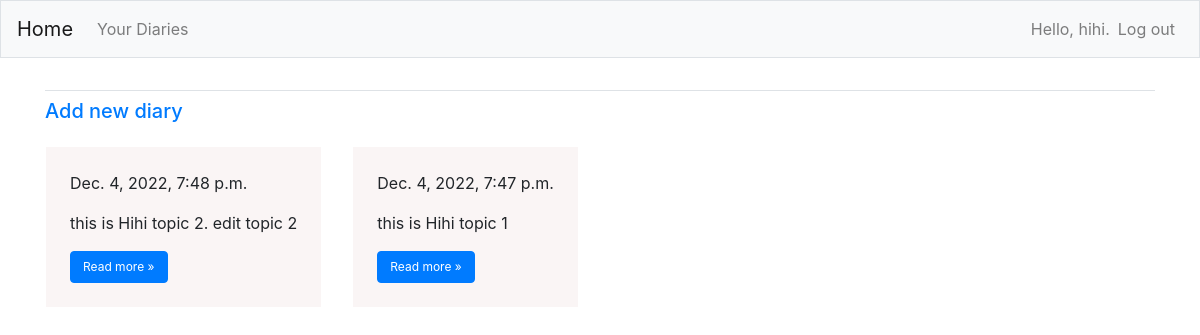
The page /topics/ (signed in) on the database its author committed.
### thingTodo/models.py (models this page shows, shortened)
class Topic(models.Model):
    text = models.TextField()
    date_added = models.DateTimeField(auto_now_add=True)
    owner = models.ForeignKey(User, on_delete=models.CASCADE)

### thingTodo/views.py (the view)
# urls.py: path("topics/", views.topics, name="topics"),
@login_required
def topics(request):
    topics = Topic.objects.filter(owner=request.user).order_by("-date_added")
    context = {'topics': topics}
    return render(request, "thingTodo/topics.html", context)

### thingTodo/templates/thingTodo/topics.html (shortened to what this page needs)
{% extends "thingTodo/base.html" %}
{% block content %}
<h5><a href="{% url 'thingTodo:new_topic' %}">Add new diary</a></h5>
<div class="row mt-2 pb-4">
    {% for topic in topics %}
    <div class="inside m-3">
        <div class="p-4">
            <p>{{ topic.date_added }}</p>
            <p class="">{{ topic.text|truncatewords:"65" }}</p>
            <a class="btn btn-primary" href="{% url 'thingTodo:topic' topic.id %}"
                role="button">Read more &raquo;
            </a>
        </div>
    </div>
{% empty %}
<p>There is no diary yet.</p>
{% endfor %}
{% endblock content %}

### thingTodo/templates/thingTodo/base.html (shortened to what this page needs)
{% load bootstrap4 %}
{% load static %}
<!DOCTYPE html>
<html lang="en">
    <head>
        <link href="{% static 'fontawesomefree/css/all.min.css' %}" rel="stylesheet" type="text/css">
        {% bootstrap_css %}
    </head>
    <body>
        <nav class="navbar navbar-expand-md navbar-light bg-light mb-4 border">
            <a class="navbar-brand" href="{% url 'thingTodo:index' %}">
                Home</a>
            <div class="collapse navbar-collapse" id="navbarCollapse">
                <ul class="navbar-nav mr-auto">
                    <li class="nav-item">
                        <a class="nav-link" href="{% url 'thingTodo:topics'%}">
                            Your Diaries</a></li>
                </ul>
                <ul class="navbar-nav ml-auto">
                    {% if user.is_authenticated %}
                        <li class="nav-item">
                            <span class="navbar-text">Hello, {{ user.username }}.</span>
                        </li>
                        <li class="nav-item">
                            <a class="nav-link" href="{% url 'users:logout' %}">Log out</a>
                        </li>
                    {% else %}
                        <li class="nav-item">
                            <a class="nav-link" href="{% url 'users:register' %}">Register</a>
                        </li>
                        <li class="nav-item">
                            <a class="nav-link" href="{% url 'users:login' %}">Log in</a></li>
                    {% endif %}
                </ul>
            </div>
        </nav>
        <main role="main" class="container">
            <div class="pb-2 mb-2 border-bottom">
            </div>
            <div>
                {% block content %}{% endblock content %}
            </div>
        </main>
    </body>
</html>

### thingTodo/templates/thingTodo/topics.html (style rules this page uses)
.inside { background-color: rgba(249, 244, 244, 0.851); }
.btn { font-size: 12px; }

### rows shown on the page
Topic: date_added "Dec. 4, 2022, 7:48 p.m.", text "this is Hihi topic 2. edit topic 2"
Topic: date_added "Dec. 4, 2022, 7:47 p.m.", text "this is Hihi topic 1"

### other values the page prints
{{ user.username }} "hihi"
